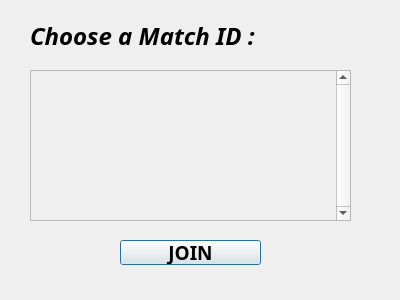
<?xml version="1.0" encoding="UTF-8"?>
<ui version="4.0">
 <class>join_window</class>
 <widget class="QDialog" name="join_window">
  <property name="geometry">
   <rect>
    <x>0</x>
    <y>0</y>
    <width>400</width>
    <height>300</height>
   </rect>
  </property>
  <property name="windowTitle">
   <string>Dialog</string>
  </property>
  <widget class="QScrollArea" name="id_scroll">
   <property name="geometry">
    <rect>
     <x>30</x>
     <y>70</y>
     <width>321</width>
     <height>151</height>
    </rect>
   </property>
   <property name="verticalScrollBarPolicy">
    <enum>Qt::ScrollBarAlwaysOn</enum>
   </property>
   <property name="widgetResizable">
    <bool>true</bool>
   </property>
   <widget class="QWidget" name="id_container">
    <property name="geometry">
     <rect>
      <x>0</x>
      <y>0</y>
      <width>305</width>
      <height>149</height>
     </rect>
    </property>
   </widget>
  </widget>
  <widget class="QPushButton" name="join_button">
   <property name="geometry">
    <rect>
     <x>120</x>
     <y>240</y>
     <width>141</width>
     <height>25</height>
    </rect>
   </property>
   <property name="font">
    <font>
     <family>Ubuntu Condensed</family>
     <pointsize>14</pointsize>
     <weight>75</weight>
     <bold>true</bold>
    </font>
   </property>
   <property name="text">
    <string>JOIN</string>
   </property>
  </widget>
  <widget class="QLabel" name="label">
   <property name="geometry">
    <rect>
     <x>30</x>
     <y>20</y>
     <width>231</width>
     <height>31</height>
    </rect>
   </property>
   <property name="font">
    <font>
     <family>Ubuntu Condensed</family>
     <pointsize>18</pointsize>
     <weight>75</weight>
     <italic>true</italic>
     <bold>true</bold>
    </font>
   </property>
   <property name="text">
    <string>Choose a Match ID :</string>
   </property>
  </widget>
 </widget>
 <resources/>
 <connections/>
</ui>
